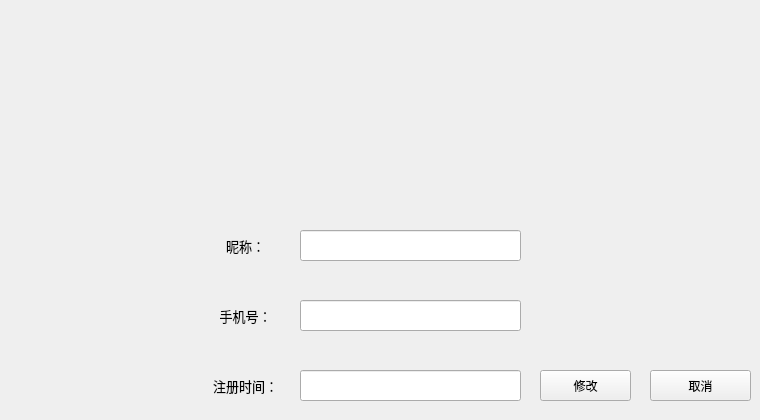
                   <widget class="QWidget" name="tab_mainui_PersonalInfo">
                    <attribute name="title">
                     <string>个人信息</string>
                    </attribute>
                    <widget class="QPushButton" name="handleClose_btn">
                     <property name="geometry">
                      <rect>
                       <x>650</x>
                       <y>370</y>
                       <width>101</width>
                       <height>31</height>
                      </rect>
                     </property>
                     <property name="styleSheet">
                      <string notr="true"/>
                     </property>
                     <property name="text">
                      <string>取消</string>
                     </property>
                    </widget>
                    <widget class="QLabel" name="label_avatar">
                     <property name="geometry">
                      <rect>
                       <x>340</x>
                       <y>40</y>
                       <width>140</width>
                       <height>140</height>
                      </rect>
                     </property>
                     <property name="styleSheet">
                      <string notr="true"/>
                     </property>
                     <property name="text">
                      <string/>
                     </property>
                     <property name="pixmap">
                      <pixmap resource="icon.qrc">:/img/img/kk.jpg</pixmap>
                     </property>
                     <property name="scaledContents">
                      <bool>true</bool>
                     </property>
                     <property name="alignment">
                      <set>Qt::AlignmentFlag::AlignCenter</set>
                     </property>
                    </widget>
                    <widget class="QLabel" name="label_25">
                     <property name="geometry">
                      <rect>
                       <x>190</x>
                       <y>220</y>
                       <width>111</width>
                       <height>51</height>
                      </rect>
                     </property>
                     <property name="styleSheet">
                      <string notr="true">font:  13px; </string>
                     </property>
                     <property name="text">
                      <string>昵称：</string>
                     </property>
                     <property name="alignment">
                      <set>Qt::AlignmentFlag::AlignCenter</set>
                     </property>
                    </widget>
                    <widget class="QLabel" name="label_24">
                     <property name="geometry">
                      <rect>
                       <x>190</x>
                       <y>360</y>
                       <width>111</width>
                       <height>51</height>
                      </rect>
                     </property>
                     <property name="styleSheet">
                      <string notr="true">font:  13px; </string>
                     </property>
                     <property name="text">
                      <string>注册时间：</string>
                     </property>
                     <property name="alignment">
                      <set>Qt::AlignmentFlag::AlignCenter</set>
                     </property>
                    </widget>
                    <widget class="QLineEdit" name="lineEdit_createTime">
                     <property name="geometry">
                      <rect>
                       <x>300</x>
                       <y>370</y>
                       <width>221</width>
                       <height>31</height>
                      </rect>
                     </property>
                     <property name="placeholderText">
                      <string/>
                     </property>
                    </widget>
                    <widget class="QPushButton" name="handleSubmit_btn">
                     <property name="geometry">
                      <rect>
                       <x>540</x>
                       <y>370</y>
                       <width>91</width>
                       <height>31</height>
                      </rect>
                     </property>
                     <property name="styleSheet">
                      <string notr="true"/>
                     </property>
                     <property name="text">
                      <string>修改</string>
                     </property>
                    </widget>
                    <widget class="QLineEdit" name="lineEdit_phone">
                     <property name="geometry">
                      <rect>
                       <x>300</x>
                       <y>300</y>
                       <width>221</width>
                       <height>31</height>
                      </rect>
                     </property>
                     <property name="styleSheet">
                      <string notr="true"/>
                     </property>
                     <property name="text">
                      <string/>
                     </property>
                     <property name="placeholderText">
                      <string/>
                     </property>
                    </widget>
                    <widget class="QLineEdit" name="lineEdit_name">
                     <property name="geometry">
                      <rect>
                       <x>300</x>
                       <y>230</y>
                       <width>221</width>
                       <height>31</height>
                      </rect>
                     </property>
                     <property name="text">
                      <string/>
                     </property>
                     <property name="dragEnabled">
                      <bool>false</bool>
                     </property>
                     <property name="readOnly">
                      <bool>false</bool>
                     </property>
                     <property name="placeholderText">
                      <string/>
                     </property>
                     <property name="clearButtonEnabled">
                      <bool>false</bool>
                     </property>
                    </widget>
                    <widget class="QLabel" name="label_26">
                     <property name="geometry">
                      <rect>
                       <x>190</x>
                       <y>290</y>
                       <width>111</width>
                       <height>51</height>
                      </rect>
                     </property>
                     <property name="styleSheet">
                      <string notr="true">font:  13px; </string>
                     </property>
                     <property name="text">
                      <string>手机号：</string>
                     </property>
                     <property name="alignment">
                      <set>Qt::AlignmentFlag::AlignCenter</set>
                     </property>
                    </widget>
                   </widget>
